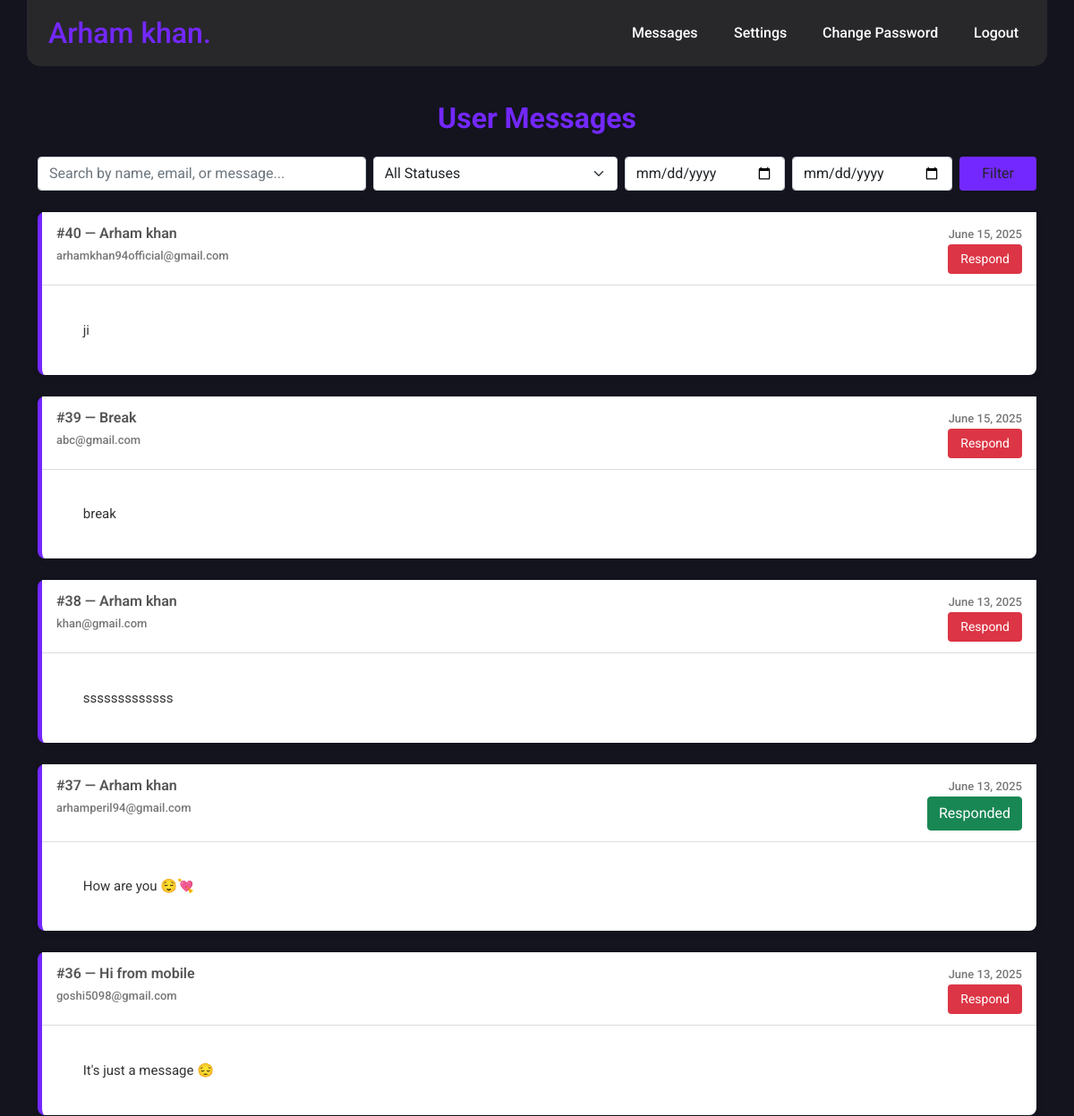
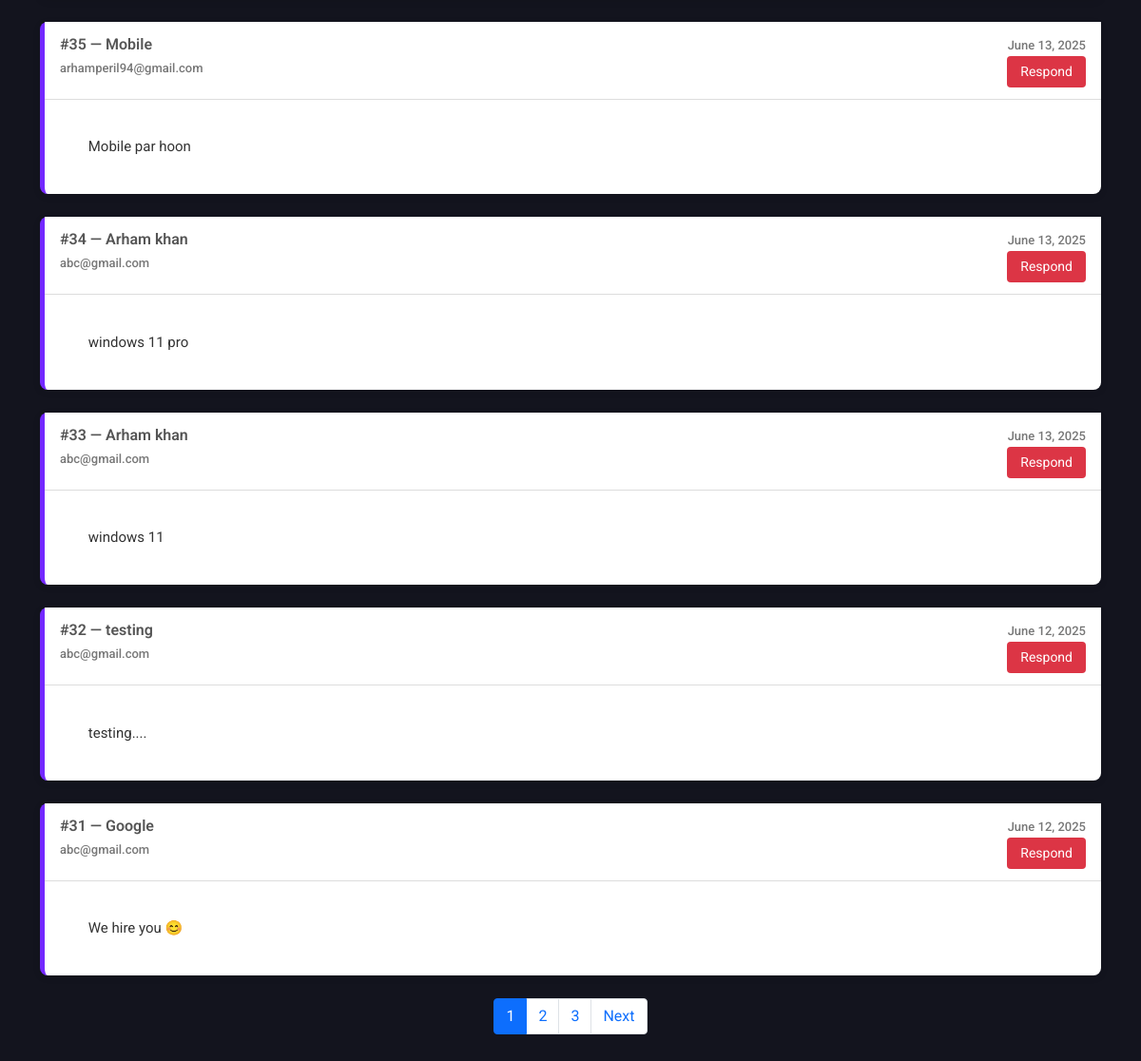
Page /my-portfolio-admin/?page=1 (signed in) on the committed database (2 pictures, top to bottom).
### portfolioApp/models.py (models this page shows)
class ContactMessage(models.Model):
    name = models.CharField(max_length=100)
    email = models.EmailField()
    message = models.TextField()
    created_at = models.DateField(default=timezone.now)
    responded = models.BooleanField(default=False)

### portfolioApp/views.py (the view)
# urls.py: path('my-portfolio-admin/', views.mainAdmin, name='mainAdmin'),
@login_required(login_url='/login/')
def mainAdmin(request):
    profile = models.Profile.objects.first()
    messages = ContactMessage.objects.all().order_by('-id')  # latest first
    query = request.GET.get('q', '')
    status = request.GET.get('status', '')
    start_date = request.GET.get('start_date', '')
    end_date = request.GET.get('end_date', '')
    if query:
        messages = messages.filter(
            Q(name__icontains=query) |
            Q(email__icontains=query) |
            Q(message__icontains=query)
        )
    if status == 'responded':
        messages = messages.filter(responded=True)
    elif status == 'not_responded':
        messages = messages.filter(responded=False)
    else:
        messages = messages
    if start_date:
        messages = messages.filter(created_at__gte=start_date)
    if end_date:
        messages = messages.filter(created_at__lte=end_date)
    paginator = Paginator(messages, 10)
    page_number = request.GET.get('page')
    page_obj = paginator.get_page(page_number)
    colors  = models.Color.objects.first()
    context = {
        'contactMessages': page_obj,  # use page_obj here
        'profile' : profile,
        'is_admin': True,
        'colors': colors,
    }
    return render(request, 'mainAdmin/mainAdmin.html', context)

### portfolioApp/templates/mainAdmin/mainAdmin.html (shortened to what this page needs)
{% extends "base.html" %}
{% load static %}
{% block content %}
{% include "navbar.html" %}
<div class="container py-5" style='margin-top : 65px;'>
  <h2 class="mb-4 text-center heading">User Messages</h2>
  <form method="GET" class="mb-4">
  <div class="row g-2 align-items-center">
    <div class="col-md-4">
      <input type="text" name="q" class="form-control" placeholder="Search by name, email, or message..." value="{{ request.GET.q }}">
    </div>
    <div class="col-md-3">
      <select name="status" class="form-select">
        <option value="">All Statuses</option>
      </select>
    </div>
    <div class="col-md-2">
      <input type="date" name="start_date" class="form-control" value="{{ request.GET.start_date }}">
    </div>
    <div class="col-md-2">
      <input type="date" name="end_date" class="form-control" value="{{ request.GET.end_date }}">
    </div>
    <div class="col-md-1">
      <button type="submit" class="btn w-100" style='background : var(--color-3);'>Filter</button>
    </div>
  </div>
</form>
{% if contactMessages %}
      {% for message in contactMessages %}
  <div class="message-card">
    <div class="message-header">
      <div>
        <span class="card-label">#{{ message.id }} — {{ message.name }}</span><br>
        <span class="small-text">{{ message.email }}</span>
      </div>
      <div class="text-end">
        <span class="small-text">{{ message.created_at}}</span><br>
        <a href="{% url 'mark_responded' message.id %}"
          class="btn {% if message.responded %}btn-success{% else %}btn-danger respond-btn{% endif %}">
          {% if message.responded %}
            Responded
          {% else %}
            Respond
          {% endif %}
        </a>
      </div>
    </div>
    <div class="message-body">
      <div class="message-box">
        {{ message.message }}
      </div>
    </div>
  </div>
  {% endfor %}
{% else %}
  <div class="alert alert-warning text-center mt-4">
    No messages found matching your criteria.
  </div>
{% endif %}
{% with request.GET.urlencode as query_params %}
  {% if query_params %}
    {% with '&'|add:query_params|cut:'page=' as query_string %}
      <nav class="mt-4">
        <ul class="pagination justify-content-center">
          {% for num in contactMessages.paginator.page_range %}
            <li class="page-item {% if contactMessages.number == num %}active{% endif %}">
              <a class="page-link" href="?page={{ num }}{{ query_string }}">{{ num }}</a>
            </li>
          {% endfor %}
          {% if contactMessages.has_next %}
            <li class="page-item">
              <a class="page-link" href="?page={{ contactMessages.next_page_number }}{{ query_string }}">Next</a>
            </li>
          {% endif %}
        </ul>
      </nav>
    {% endwith %}
  {% endif %}
{% endwith %}
{% endblock content %}

### portfolioApp/static/css/style.css (style rules this page uses)
* { margin: 0; padding: 0; box-sizing: border-box; }
html, body { background-color: var(--color-1) !important; color: var(--color-2) !important; position: relative !important; font-family: "Roboto", sans-serif !important; }
html { scroll-padding-top: 80px; }
:root { --color-1 : #13141E !important; --color-2 : #FFFFFF !important; --color-3 : #7328FF !important; --color-4 : #0EF60E !important; --color-5 : #28282B !important; }
span { color: var(--color-3); }

### rows in the picture
ContactMessage: id "40", name "Arham khan", email "arhamkhan94official@gmail.com", created_at "June 15, 2025", responded "Respond", message "ji"
ContactMessage: id "39", name "Break", email "abc@gmail.com", created_at "June 15, 2025", responded "Respond", message "break"
ContactMessage: id "38", name "Arham khan", email "khan@gmail.com", created_at "June 13, 2025", responded "Respond", message "sssssssssssss"
ContactMessage: id "37", name "Arham khan", email "arhamperil94@gmail.com", created_at "June 13, 2025", responded "Responded", message "How are you 😌💘"
ContactMessage: id "36", name "Hi from mobile", email "goshi5098@gmail.com", created_at "June 13, 2025", responded "Respond", message "It's just a message 😔"
ContactMessage: id "35", name "Mobile", email "arhamperil94@gmail.com", created_at "June 13, 2025", responded "Respond", message "Mobile par hoon"
ContactMessage: id "34", name "Arham khan", email "abc@gmail.com", created_at "June 13, 2025", responded "Respond", message "windows 11 pro"
ContactMessage: id "33", name "Arham khan", email "abc@gmail.com", created_at "June 13, 2025", responded "Respond", message "windows 11"
ContactMessage: id "32", name "testing", email "abc@gmail.com", created_at "June 12, 2025", responded "Respond", message "testing...."
ContactMessage: id "31", name "Google", email "abc@gmail.com", created_at "June 12, 2025", responded "Respond", message "We hire you 😊"

### other values in the picture
{{ num }} "1" "2" "3"
